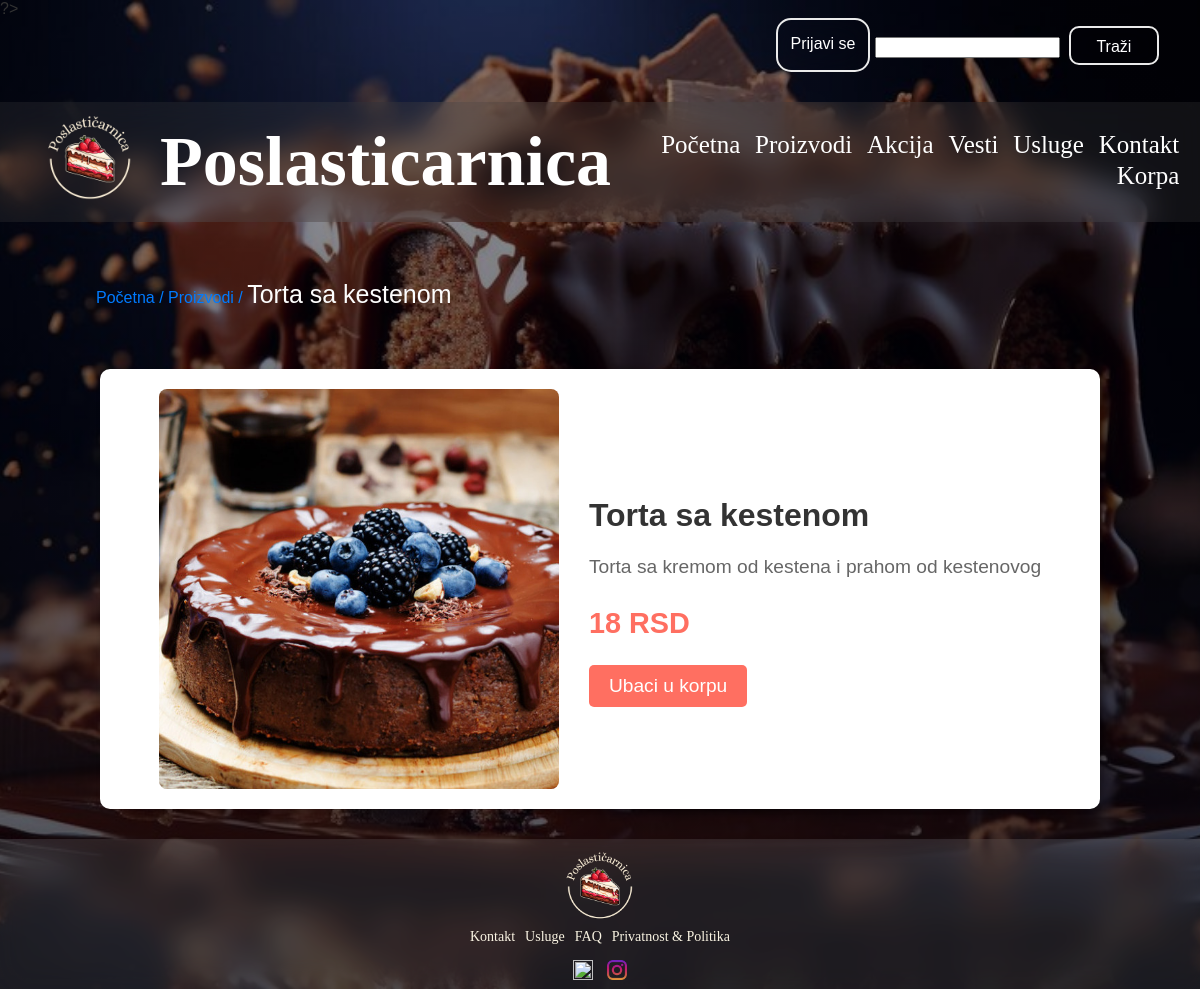
/index.php?page=proizvod&id=8, run on the app's committed database.
### tables this page shows
CREATE TABLE IF NOT EXISTS `proizvod` (
  `id` int(10) unsigned NOT NULL AUTO_INCREMENT,
  `naziv` varchar(50) NOT NULL DEFAULT '0',
  `opis` varchar(255) NOT NULL,
  `cena` double NOT NULL DEFAULT 0,
  `zalihe` int(11) NOT NULL DEFAULT 0,
  `slika` varchar(255) NOT NULL DEFAULT '0',
  PRIMARY KEY (`id`)
);

### korisnickaStrana/model/ProizvodModel.php (called while the page is built, shortened)
<?php
function getProizvodById($con, $id) {
    $product_id = mysqli_real_escape_string($con, $id);
    $query = "SELECT * FROM proizvod WHERE id='$product_id'";
    $query_run = mysqli_query($con, $query);
    if ($query_run && mysqli_num_rows($query_run) > 0) {
        return mysqli_fetch_array($query_run);
    }
    return null;
}
?>

### korisnickaStrana/view/proizvod.php (the view, shortened to what this page needs)
<!DOCTYPE html>
<html lang="sr">
<head>
    <link rel="stylesheet" href="/Poslasticarnica/korisnickaStrana/public/proizvod.css">
</head>
<body>
<div aria-label="breadcrumb">
        <ol class="breadcrumb">
            <li class="breadcrumb-item"><a href="/Poslasticarnica/index.php?page=pocetna">Početna /</a></li>
            <li class="breadcrumb-item"><a href="/Poslasticarnica/index.php?page=proizvodi">Proizvodi /</a></li>
            <li class="breadcrumb-item active" aria-current="page"><?= $proizvod['naziv'] ?></li>
        </ol>
</div>
    <div class="product-container">
    <img src="/Poslasticarnica/<?= $proizvod['slika'] ?>" class="product-img" >
        <div class="product-info">
            <h2><?= $proizvod['naziv']?></h2>
            <p><?= $proizvod['opis'] ?></p>
            <p><strong><?= $proizvod['cena'] ?> RSD</strong></p>
            <a href="../korpa/korpa.html" class="shopping2">Ubaci u korpu</a>
        </div>
    </div>
</body>
</html>

### korisnickaStrana/public/nav-bar.css (style rules this page uses)
#body { height: 111vh; width: 100%; background-image: linear-gradient(rgba(0,0,9,0.4),rgba(0,0,9,0.7)), url(../public/slike/slice-homemade.jpg); background-position: center; background-size: cover; position: relative; }

### korisnickaStrana/public/proizvod.css (style rules this page uses)
body { font-family: Arial, sans-serif; margin: 0; padding: 0; color: #333; background-image: linear-gradient(rgba(0,0,9,0.4),rgba(0,0,9,0.7)), url(../public/slike/slice-homemade.jpg); background-position: center; background-size: cover; position: relative; }
.product-container { display: flex; justify-content: center; align-items: center; padding: 20px; margin-top: 50px; background-color: #fff; box-shadow: 0 2px 5px rgba(0, 0, 0, 0.1); border-radius: 10px; width: 80%; max-width: 1200px; margin-left: auto; margin-right: auto; }
.product-img { width: 400px; height: 400px; object-fit: cover; margin-right: 30px; border-radius: 8px; }
.product-info { max-width: 600px; }
.product-info h2 { font-size: 2em; margin-bottom: 10px; color: #333; }
.product-info p { font-size: 1.2em; line-height: 1.5; color: #666; margin-bottom: 20px; }
.product-info strong { font-size: 1.5em; color: #ff6f61; }
.shopping2 { display: inline-block; padding: 10px 20px; background-color: #ff6f61; color: #fff; font-size: 1.2em; text-align: center; text-decoration: none; border-radius: 5px; transition: background-color 0.3s ease; }
.breadcrumb { margin: 3em; margin-left: 6em; background-color: transparent; padding: 10px 0; list-style: none; margin-bottom: 20px; }
.breadcrumb-item { display: inline; font-size: 1em; }
.breadcrumb-item a { color: #007bff; text-decoration: none; }
.breadcrumb-item.active { font-size: 25px; color: #fdfdfd; }

### data on the page
proizvod: naziv "Torta sa kestenom", slika (picture), opis "Torta sa kremom od kestena i prahom od kestenovog", cena "18"
